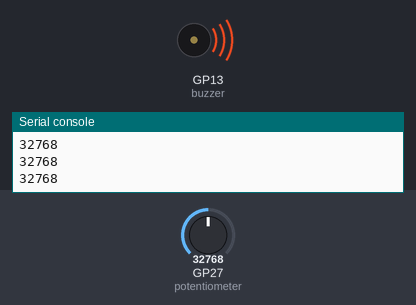
Simulated run of this program. Board: Raspberry Pi Pico running MicroPython. Parts: buzzer (waves = sounding), the last lines printed to the serial console. The inputs (shaded band) are chosen by the test bench; at power-on: GP27 (potentiometer) = 32768 (analog values on the 0–65535 scale).

Above: at 1.2 s.
1.3 s: GP27 (potentiometer) set to 0
At 2.5 s:
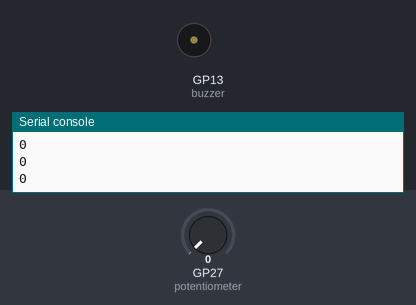
2.8 s: GP27 (potentiometer) set to 7864
At 3.9 s:
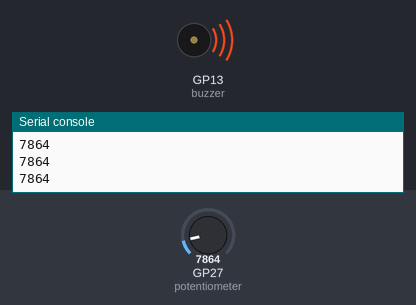
4.3 s: GP27 (potentiometer) set to 65535
At 5.0 s:
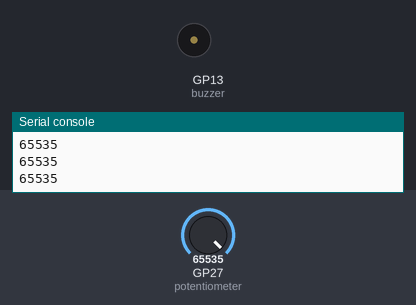
Timing chart, 0 to 7.3 s (numbered marks = the images above; inputs shaded):
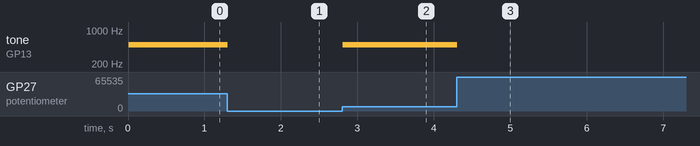

Measured:
- after the input at 1.3 s, tone on GP13 (buzzer): 500 Hz → silent at once
- after the input at 2.8 s, tone on GP13 (buzzer): silent → 500 Hz at once
- after the input at 4.3 s, tone on GP13 (buzzer): 500 Hz → silent at once

The program:

potentioVolumeControl.py
```python
from machine import Pin, ADC, PWM
import time

potentiometer = ADC(Pin(27))
buzzer = PWM(Pin(13))

reading = 0

while True:

    time.sleep(0.01)

    reading = potentiometer.read_u16()

    buzzer.freq(500)
    buzzer.duty_u16(reading)

    print(reading)
```
